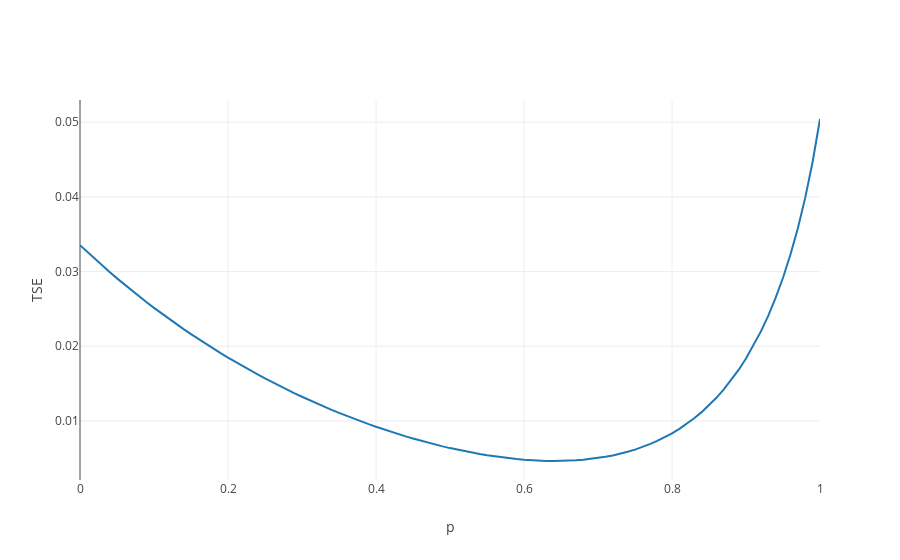

The notebook cell saved with this chart:
### Code cell
y = grid.values[:,best_b_i]
x = np.linspace(0, 1, res+1)

plot_line("p", x, "TSE", y)
